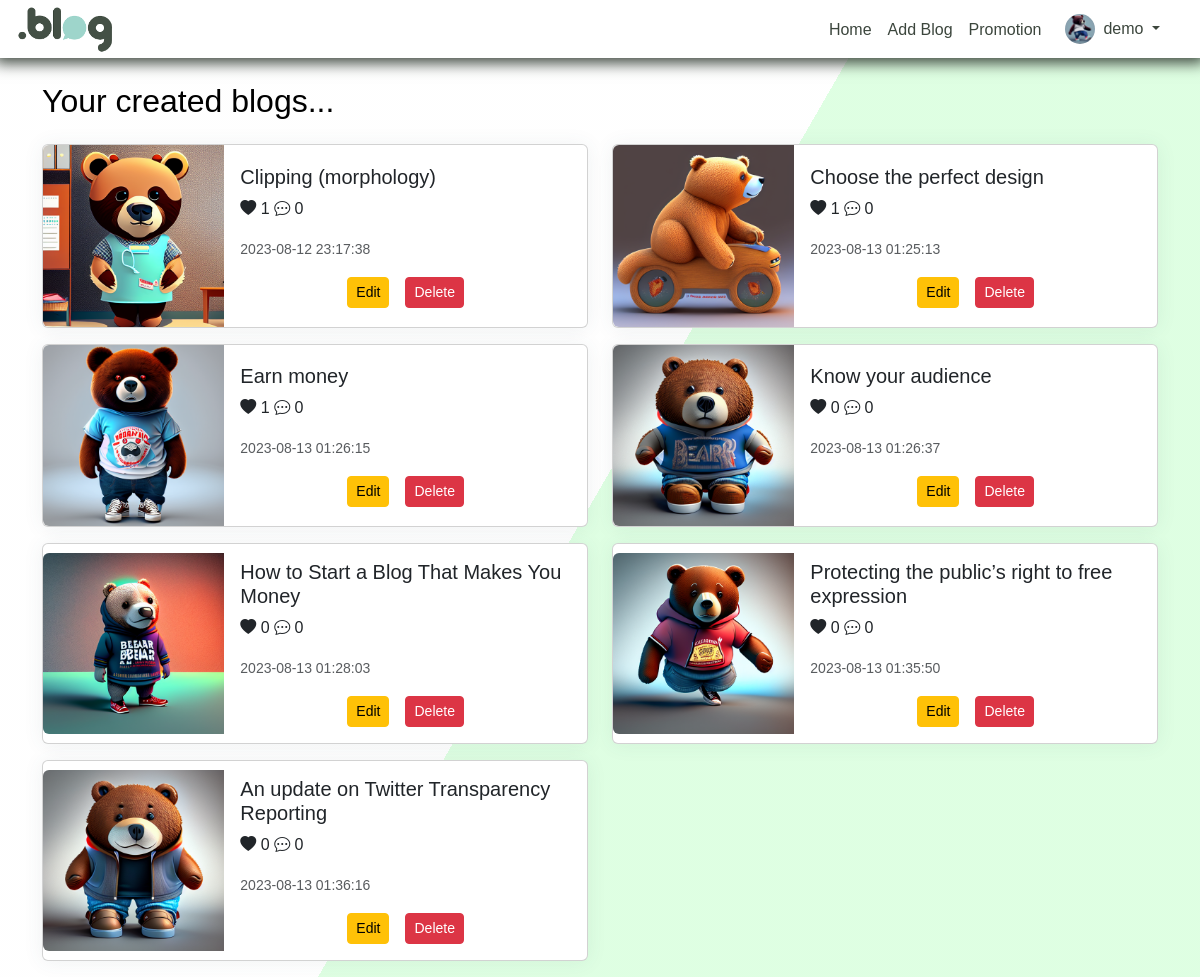
The page /users_post.php (signed in) on the database its author committed.
### tables this page shows
CREATE TABLE `users` (
  `user_id` int(11) NOT NULL,
  `name` varchar(100) NOT NULL,
  `email` varchar(100) NOT NULL,
  `password` varchar(100) NOT NULL,
  `user_type` enum('client','admin') NOT NULL DEFAULT 'client',
  `image` varchar(100) DEFAULT NULL
);

CREATE TABLE `blog_posts` (
  `post_id` int(11) NOT NULL,
  `user_id` int(11) NOT NULL,
  `title` text NOT NULL,
  `content` text NOT NULL,
  `like_count` int(11) DEFAULT NULL,
  `comment_count` int(11) DEFAULT NULL,
  `image` text DEFAULT NULL,
  `category_id` int(11) NOT NULL,
  `created_at` datetime NOT NULL DEFAULT current_timestamp()
);

### users_post.php (the view, shortened to what this page needs)
<!DOCTYPE html>
<html lang="en">
<head>
  <link rel="stylesheet" href="./vendor/css/profile.css">
</head>
<body>
  <?php
  require "./navbar_dash.php";
  ?>
  <?php
  $user_id = $_SESSION["user_id"];
  $fetchQuery = "SELECT * FROM blog_posts WHERE user_id=$user_id";
  $fetchBlogRunQuery = mysqli_query($conn, $fetchQuery);
  ?>
  <div class="container my-4">
    <div class="row">
      <h2 class="col-sm-12 mb-4">Your created blogs...</h2>
      <?php
      while ($result = mysqli_fetch_assoc($fetchBlogRunQuery)) {
        if ($result["comment_count"] == null) {
          $result["comment_count"] = 0;
        }
        ?>
        <div class="col-sm-6">
          <div class="card mb-3">
            <div class="row align-items-center g-0">
              <div class="col-md-4">
                <img src="<?= $result["image"] ?>" onerror="this.src='assets/site_logo.png'"
                  class="img-fluid rounded-start" alt="...">
              </div>
              <div class="col-md-8">
                <div class="card-body">
                  <h5 class="card-title">
                    <?= $result["title"] ?>
                  </h5>
                  <p class="card-text">
                    <i class="bi bi-heart-fill"></i> <span>
                      <?= $result["like_count"] ?>
                    </span>
                    <i class="bi bi-chat-dots"></i> <span>
                      <?= $result["comment_count"] ?>
                    </span>
                  </p>
                  <p class="card-text"><small class="text-body-secondary">
                      <?= $result["created_at"] ?>
                    </small>
                  </p>
                  <div style="display:flex;justify-content:center;">
                    <button class="btn btn-sm btn-warning" type="button" data-bs-toggle='modal'
                      data-bs-target='#edit-category-modal<?= $result["post_id"] ?>'>Edit</button>
                    <form method="POST" class="ms-3">
                      <button class="btn btn-sm btn-danger" type="submit" value="delete" name="delete">Delete</button>
                    </form>
                  </div>
                </div>
              </div>
            </div>
          </div>
        </div>
        <?php
      }
      ?>
    </div>
  </div>
</body>
</html>
<div class="bg"></div>
<div class="bg bg2"></div>
<div class="bg bg3"></div>

### navbar_dash.php (shortened to what this page needs)
<!DOCTYPE html>
<html lang="en">
<head>
  <link href="https://cdn.jsdelivr.net/npm/bootstrap@5.3.1/dist/css/bootstrap.min.css" rel="stylesheet">
  <link rel="stylesheet" href="./vendor/css/style.css">
  <link rel="stylesheet" href="https://cdnjs.cloudflare.com/ajax/libs/line-awesome/1.3.0/line-awesome/css/line-awesome.min.css" />
  <link rel="stylesheet" href="./vendor/css/main.css">
  <link rel="stylesheet" href="./vendor/swiper/swiper-bundle.min.css">
  <link href="./lib/css/bootstrap-icons/bootstrap-icons.css" rel="stylesheet">
</head>
<?php
include "connection.php";
$user_id = $_SESSION["user_id"];
$query = "SELECT * FROM Users WHERE user_id='$user_id'";
$runquery = mysqli_query($conn, $query);
$row = mysqli_fetch_assoc($runquery);
$name = $row["name"];
?>
<body>
  <header class="p-1 header_nav">
    <div class="container-fluid">
      <div class="d-flex flex-wrap align-items-center justify-content-center justify-content-lg-start">
        <a href="./dashboard.php" class="d-flex align-items-center mb-2 mb-lg-0 text-white text-decoration-none">
          <img src="./assets/site_logo.png" alt="logo" height="50">
        </a>
        <ul class="nav col-12 col-lg-auto me-2 mb-2 justify-content-center mb-md-0 ms-auto ">
          <li><a href="./dashboard.php" class="nav-link px-2 mt-1 ">Home</a></li>
          <li><a href="./add_blog.php" class="nav-link px-2 mt-1">Add Blog</a></li>
          <li><a href="./campaign.php" class="nav-link px-2 mt-1">Promotion </a></li>
          <li class="nav-item dropdown pe-3">
            <a class="nav-link nav-profile d-flex align-items-center pe-0" href="#" data-bs-toggle="dropdown">
              <img src="<?= $row["image"] ?>" onerror="this.src='assets/profile.png'" alt="Profile" class="rounded-circle" height="30">
              <span class="d-none d-md-block dropdown-toggle ps-2">
                <?= $name ?>
              </span>
            </a>
          </li>
        </ul>
      </div>
    </div>
  </header>
</body>
</html>

### rows shown on the page
users: image (picture), name "demo"
blog_posts: image (picture), title "Clipping (morphology)", like_count "1", comment_count "0", created_at "2023-08-12 23:17:38"
blog_posts: image (picture), title "Choose the perfect design", like_count "1", comment_count "0", created_at "2023-08-13 01:25:13"
blog_posts: image (picture), title "Earn money", like_count "1", comment_count "0", created_at "2023-08-13 01:26:15"
blog_posts: image (picture), title "Know your audience", like_count "0", created_at "2023-08-13 01:26:37"
blog_posts: image (picture), title "How to Start a Blog That Makes You Money", like_count "0", created_at "2023-08-13 01:28:03"
blog_posts: image (picture), title "Protecting the public’s right to free expression", like_count "0", created_at "2023-08-13 01:35:50"
blog_posts: image (picture), title "An update on Twitter Transparency Reporting", like_count "0", created_at "2023-08-13 01:36:16"
